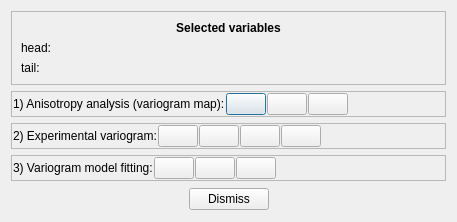
<?xml version="1.0" encoding="UTF-8"?>
<ui version="4.0">
 <class>VariogramAnalysisDialog</class>
 <widget class="QDialog" name="VariogramAnalysisDialog">
  <property name="geometry">
   <rect>
    <x>0</x>
    <y>0</y>
    <width>457</width>
    <height>222</height>
   </rect>
  </property>
  <property name="windowTitle">
   <string>Variogram Analysis</string>
  </property>
  <layout class="QVBoxLayout" name="verticalLayout">
   <item>
    <widget class="QFrame" name="frmSelection">
     <property name="frameShape">
      <enum>QFrame::StyledPanel</enum>
     </property>
     <property name="frameShadow">
      <enum>QFrame::Plain</enum>
     </property>
     <layout class="QVBoxLayout" name="verticalLayout_2">
      <item>
       <widget class="QLabel" name="label">
        <property name="font">
         <font>
          <weight>75</weight>
          <bold>true</bold>
         </font>
        </property>
        <property name="text">
         <string>Selected variables</string>
        </property>
        <property name="alignment">
         <set>Qt::AlignCenter</set>
        </property>
       </widget>
      </item>
      <item>
       <widget class="QLabel" name="lblHead">
        <property name="text">
         <string>head: </string>
        </property>
       </widget>
      </item>
      <item>
       <widget class="QLabel" name="lblTail">
        <property name="text">
         <string>tail:</string>
        </property>
       </widget>
      </item>
     </layout>
    </widget>
   </item>
   <item>
    <widget class="QFrame" name="frmVarmap">
     <property name="frameShape">
      <enum>QFrame::StyledPanel</enum>
     </property>
     <property name="frameShadow">
      <enum>QFrame::Raised</enum>
     </property>
     <layout class="QHBoxLayout" name="horizontalLayout">
      <property name="spacing">
       <number>1</number>
      </property>
      <property name="leftMargin">
       <number>1</number>
      </property>
      <property name="topMargin">
       <number>1</number>
      </property>
      <property name="rightMargin">
       <number>1</number>
      </property>
      <property name="bottomMargin">
       <number>1</number>
      </property>
      <item>
       <widget class="QLabel" name="lbl1">
        <property name="text">
         <string>1) Anisotropy analysis (variogram map):</string>
        </property>
       </widget>
      </item>
      <item>
       <widget class="QPushButton" name="btnVarmapPar">
        <property name="sizePolicy">
         <sizepolicy hsizetype="Minimum" vsizetype="Fixed">
          <horstretch>0</horstretch>
          <verstretch>0</verstretch>
         </sizepolicy>
        </property>
        <property name="toolTip">
         <string>edit parameters</string>
        </property>
        <property name="text">
         <string/>
        </property>
        <property name="icon">
         <iconset resource="../resources.qrc">
          <normaloff>:/icons/setting16</normaloff>:/icons/setting16</iconset>
        </property>
       </widget>
      </item>
      <item>
       <widget class="QPushButton" name="btnVarmapPlot">
        <property name="toolTip">
         <string>plot</string>
        </property>
        <property name="text">
         <string/>
        </property>
        <property name="icon">
         <iconset resource="../resources.qrc">
          <normaloff>:/icons/plot16</normaloff>:/icons/plot16</iconset>
        </property>
       </widget>
      </item>
      <item>
       <widget class="QPushButton" name="btnVarioMapSave">
        <property name="toolTip">
         <string>save varmap grid</string>
        </property>
        <property name="text">
         <string/>
        </property>
        <property name="icon">
         <iconset resource="../resources.qrc">
          <normaloff>:/icons/save16</normaloff>:/icons/save16</iconset>
        </property>
       </widget>
      </item>
      <item>
       <spacer name="horizontalSpacer">
        <property name="orientation">
         <enum>Qt::Horizontal</enum>
        </property>
        <property name="sizeHint" stdset="0">
         <size>
          <width>85</width>
          <height>20</height>
         </size>
        </property>
       </spacer>
      </item>
     </layout>
    </widget>
   </item>
   <item>
    <widget class="QFrame" name="frmGamGamv">
     <property name="frameShape">
      <enum>QFrame::StyledPanel</enum>
     </property>
     <property name="frameShadow">
      <enum>QFrame::Raised</enum>
     </property>
     <layout class="QHBoxLayout" name="horizontalLayout_2">
      <property name="spacing">
       <number>1</number>
      </property>
      <property name="leftMargin">
       <number>1</number>
      </property>
      <property name="topMargin">
       <number>1</number>
      </property>
      <property name="rightMargin">
       <number>1</number>
      </property>
      <property name="bottomMargin">
       <number>1</number>
      </property>
      <item>
       <widget class="QLabel" name="lbl2">
        <property name="text">
         <string>2) Experimental variogram:</string>
        </property>
       </widget>
      </item>
      <item>
       <widget class="QPushButton" name="btnExpVarioPar">
        <property name="sizePolicy">
         <sizepolicy hsizetype="Minimum" vsizetype="Fixed">
          <horstretch>0</horstretch>
          <verstretch>0</verstretch>
         </sizepolicy>
        </property>
        <property name="toolTip">
         <string>edit parameters</string>
        </property>
        <property name="text">
         <string/>
        </property>
        <property name="icon">
         <iconset resource="../resources.qrc">
          <normaloff>:/icons/setting16</normaloff>:/icons/setting16</iconset>
        </property>
       </widget>
      </item>
      <item>
       <widget class="QPushButton" name="btnExpVarioPlot">
        <property name="toolTip">
         <string>plot</string>
        </property>
        <property name="text">
         <string/>
        </property>
        <property name="icon">
         <iconset resource="../resources.qrc">
          <normaloff>:/icons/plot16</normaloff>:/icons/plot16</iconset>
        </property>
       </widget>
      </item>
      <item>
       <widget class="QPushButton" name="btnExpVarioSave">
        <property name="toolTip">
         <string>save experimental variogram</string>
        </property>
        <property name="text">
         <string/>
        </property>
        <property name="icon">
         <iconset resource="../resources.qrc">
          <normaloff>:/icons/save16</normaloff>:/icons/save16</iconset>
        </property>
       </widget>
      </item>
      <item>
       <widget class="QPushButton" name="btnVarNReals">
        <property name="toolTip">
         <string>Variograms of realizations</string>
        </property>
        <property name="text">
         <string/>
        </property>
        <property name="icon">
         <iconset resource="../resources.qrc">
          <normaloff>:/icons32/varnreals32</normaloff>:/icons32/varnreals32</iconset>
        </property>
       </widget>
      </item>
      <item>
       <spacer name="horizontalSpacer_2">
        <property name="orientation">
         <enum>Qt::Horizontal</enum>
        </property>
        <property name="sizeHint" stdset="0">
         <size>
          <width>94</width>
          <height>20</height>
         </size>
        </property>
       </spacer>
      </item>
     </layout>
    </widget>
   </item>
   <item>
    <widget class="QFrame" name="frame_3">
     <property name="frameShape">
      <enum>QFrame::StyledPanel</enum>
     </property>
     <property name="frameShadow">
      <enum>QFrame::Raised</enum>
     </property>
     <layout class="QHBoxLayout" name="horizontalLayout_3">
      <property name="spacing">
       <number>1</number>
      </property>
      <property name="leftMargin">
       <number>1</number>
      </property>
      <property name="topMargin">
       <number>1</number>
      </property>
      <property name="rightMargin">
       <number>1</number>
      </property>
      <property name="bottomMargin">
       <number>1</number>
      </property>
      <item>
       <widget class="QLabel" name="lbl3">
        <property name="text">
         <string>3) Variogram model fitting:</string>
        </property>
       </widget>
      </item>
      <item>
       <widget class="QPushButton" name="btnModelVarioPar">
        <property name="sizePolicy">
         <sizepolicy hsizetype="Minimum" vsizetype="Fixed">
          <horstretch>0</horstretch>
          <verstretch>0</verstretch>
         </sizepolicy>
        </property>
        <property name="toolTip">
         <string>edit parameters</string>
        </property>
        <property name="text">
         <string/>
        </property>
        <property name="icon">
         <iconset resource="../resources.qrc">
          <normaloff>:/icons/setting16</normaloff>:/icons/setting16</iconset>
        </property>
       </widget>
      </item>
      <item>
       <widget class="QPushButton" name="btnModelVarioPlot">
        <property name="toolTip">
         <string>plot</string>
        </property>
        <property name="text">
         <string/>
        </property>
        <property name="icon">
         <iconset resource="../resources.qrc">
          <normaloff>:/icons/plot16</normaloff>:/icons/plot16</iconset>
        </property>
       </widget>
      </item>
      <item>
       <widget class="QPushButton" name="btnModelVarioSave">
        <property name="toolTip">
         <string>save variogram model</string>
        </property>
        <property name="text">
         <string/>
        </property>
        <property name="icon">
         <iconset resource="../resources.qrc">
          <normaloff>:/icons/save16</normaloff>:/icons/save16</iconset>
        </property>
       </widget>
      </item>
      <item>
       <spacer name="horizontalSpacer_3">
        <property name="orientation">
         <enum>Qt::Horizontal</enum>
        </property>
        <property name="sizeHint" stdset="0">
         <size>
          <width>94</width>
          <height>20</height>
         </size>
        </property>
       </spacer>
      </item>
     </layout>
    </widget>
   </item>
   <item>
    <widget class="QWidget" name="widget" native="true">
     <layout class="QHBoxLayout" name="horizontalLayout_5">
      <property name="spacing">
       <number>1</number>
      </property>
      <property name="leftMargin">
       <number>1</number>
      </property>
      <property name="topMargin">
       <number>1</number>
      </property>
      <property name="rightMargin">
       <number>1</number>
      </property>
      <property name="bottomMargin">
       <number>1</number>
      </property>
      <item>
       <spacer name="horizontalSpacer_6">
        <property name="orientation">
         <enum>Qt::Horizontal</enum>
        </property>
        <property name="sizeHint" stdset="0">
         <size>
          <width>40</width>
          <height>20</height>
         </size>
        </property>
       </spacer>
      </item>
      <item>
       <widget class="QPushButton" name="btnDismiss">
        <property name="text">
         <string>Dismiss</string>
        </property>
       </widget>
      </item>
      <item>
       <spacer name="horizontalSpacer_5">
        <property name="orientation">
         <enum>Qt::Horizontal</enum>
        </property>
        <property name="sizeHint" stdset="0">
         <size>
          <width>40</width>
          <height>20</height>
         </size>
        </property>
       </spacer>
      </item>
     </layout>
    </widget>
   </item>
  </layout>
  <zorder>frmVarmap</zorder>
  <zorder>widget</zorder>
  <zorder>frmGamGamv</zorder>
  <zorder>frame_3</zorder>
  <zorder>frmSelection</zorder>
 </widget>
 <resources>
  <include location="../resources.qrc"/>
 </resources>
 <connections>
  <connection>
   <sender>btnDismiss</sender>
   <signal>clicked()</signal>
   <receiver>VariogramAnalysisDialog</receiver>
   <slot>reject()</slot>
   <hints>
    <hint type="sourcelabel">
     <x>240</x>
     <y>202</y>
    </hint>
    <hint type="destinationlabel">
     <x>456</x>
     <y>186</y>
    </hint>
   </hints>
  </connection>
  <connection>
   <sender>btnExpVarioPar</sender>
   <signal>clicked()</signal>
   <receiver>VariogramAnalysisDialog</receiver>
   <slot>onOpenExperimentalVariogramParamaters()</slot>
   <hints>
    <hint type="sourcelabel">
     <x>155</x>
     <y>134</y>
    </hint>
    <hint type="destinationlabel">
     <x>457</x>
     <y>143</y>
    </hint>
   </hints>
  </connection>
  <connection>
   <sender>btnExpVarioPlot</sender>
   <signal>clicked()</signal>
   <receiver>VariogramAnalysisDialog</receiver>
   <slot>onOpenExperimentalVariogramPlot()</slot>
   <hints>
    <hint type="sourcelabel">
     <x>189</x>
     <y>132</y>
    </hint>
    <hint type="destinationlabel">
     <x>456</x>
     <y>131</y>
    </hint>
   </hints>
  </connection>
  <connection>
   <sender>btnVarmapPar</sender>
   <signal>clicked()</signal>
   <receiver>VariogramAnalysisDialog</receiver>
   <slot>onOpenVarMapParameters()</slot>
   <hints>
    <hint type="sourcelabel">
     <x>216</x>
     <y>103</y>
    </hint>
    <hint type="destinationlabel">
     <x>454</x>
     <y>109</y>
    </hint>
   </hints>
  </connection>
  <connection>
   <sender>btnVarmapPlot</sender>
   <signal>clicked()</signal>
   <receiver>VariogramAnalysisDialog</receiver>
   <slot>onOpenVarMapPlot()</slot>
   <hints>
    <hint type="sourcelabel">
     <x>250</x>
     <y>98</y>
    </hint>
    <hint type="destinationlabel">
     <x>455</x>
     <y>98</y>
    </hint>
   </hints>
  </connection>
  <connection>
   <sender>btnVarioMapSave</sender>
   <signal>clicked()</signal>
   <receiver>VariogramAnalysisDialog</receiver>
   <slot>onSaveVarmapGrid()</slot>
   <hints>
    <hint type="sourcelabel">
     <x>278</x>
     <y>103</y>
    </hint>
    <hint type="destinationlabel">
     <x>455</x>
     <y>73</y>
    </hint>
   </hints>
  </connection>
  <connection>
   <sender>btnExpVarioSave</sender>
   <signal>clicked()</signal>
   <receiver>VariogramAnalysisDialog</receiver>
   <slot>onSaveExpVariogram()</slot>
   <hints>
    <hint type="sourcelabel">
     <x>220</x>
     <y>137</y>
    </hint>
    <hint type="destinationlabel">
     <x>318</x>
     <y>150</y>
    </hint>
   </hints>
  </connection>
  <connection>
   <sender>btnModelVarioPar</sender>
   <signal>clicked()</signal>
   <receiver>VariogramAnalysisDialog</receiver>
   <slot>onOpenVariogramModelParamateres()</slot>
   <hints>
    <hint type="sourcelabel">
     <x>149</x>
     <y>171</y>
    </hint>
    <hint type="destinationlabel">
     <x>453</x>
     <y>176</y>
    </hint>
   </hints>
  </connection>
  <connection>
   <sender>btnModelVarioPlot</sender>
   <signal>clicked()</signal>
   <receiver>VariogramAnalysisDialog</receiver>
   <slot>onVmodelCompletion()</slot>
   <hints>
    <hint type="sourcelabel">
     <x>182</x>
     <y>165</y>
    </hint>
    <hint type="destinationlabel">
     <x>292</x>
     <y>182</y>
    </hint>
   </hints>
  </connection>
  <connection>
   <sender>btnModelVarioSave</sender>
   <signal>clicked()</signal>
   <receiver>VariogramAnalysisDialog</receiver>
   <slot>onSaveVariogramModel()</slot>
   <hints>
    <hint type="sourcelabel">
     <x>212</x>
     <y>167</y>
    </hint>
    <hint type="destinationlabel">
     <x>72</x>
     <y>185</y>
    </hint>
   </hints>
  </connection>
  <connection>
   <sender>btnVarNReals</sender>
   <signal>clicked()</signal>
   <receiver>VariogramAnalysisDialog</receiver>
   <slot>onVarNReals()</slot>
   <hints>
    <hint type="sourcelabel">
     <x>248</x>
     <y>137</y>
    </hint>
    <hint type="destinationlabel">
     <x>4</x>
     <y>151</y>
    </hint>
   </hints>
  </connection>
 </connections>
 <slots>
  <slot>onOpenExperimentalVariogramParamaters()</slot>
  <slot>onOpenExperimentalVariogramPlot()</slot>
  <slot>onOpenVarMapParameters()</slot>
  <slot>onOpenVarMapPlot()</slot>
  <slot>onSaveVarmapGrid()</slot>
  <slot>onSaveExpVariogram()</slot>
  <slot>onOpenVariogramModelParamateres()</slot>
  <slot>onVmodelCompletion()</slot>
  <slot>onSaveVariogramModel()</slot>
  <slot>onVarNReals()</slot>
 </slots>
</ui>
